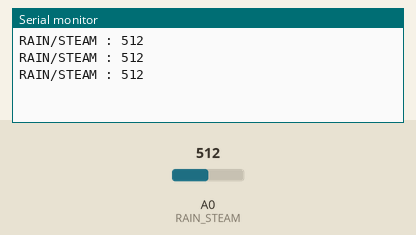
This sketch was run on a simulated Arduino Uno, built with avr-gcc and run on an emulated ATmega328P. On the bench: the last lines printed to the serial monitor. The inputs (shaded band) are chosen by the test bench; at power-on: A0 (RAIN_STEAM) = 512.

Above: at 1.3 s.
1.4 s: A0 (RAIN_STEAM) set to 716
At 1.9 s:
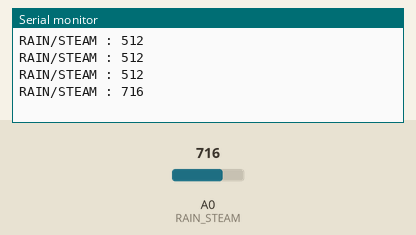
2.9 s: A0 (RAIN_STEAM) set to 900
At 3.4 s:
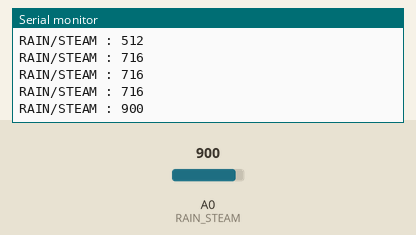
Timing chart, 0 to 5.9 s (numbered marks = the images above; inputs shaded):
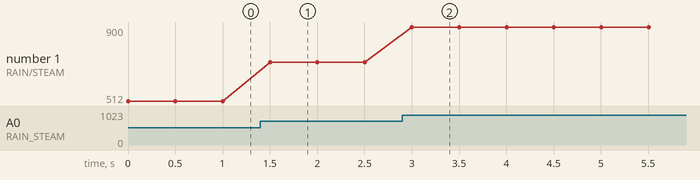

Measured:
- after the input at 1.4 s, the serial monitor: prints a new line after 0.10 s (image 1)
- after the input at 2.9 s, the serial monitor: prints a new line after 0.10 s (image 2)
- plotted number 1: 512 → 716 after the input at 1.4 s, 716 → 900 after the input at 2.9 s

The sketch:

uSonic.ino
```cpp
#define RAIN_STEAM A0


void setup() {
  // put your setup code here, to run once:
Serial.begin(9600);
pinMode(RAIN_STEAM,INPUT);

}

void loop() {
  // put your main code here, to run repeatedly:
  Serial.print("RAIN/STEAM : ");
  Serial.println(analogRead(RAIN_STEAM));
  delay(500);
}
```
